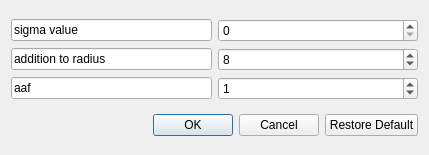
<?xml version="1.0" encoding="UTF-8"?>
<ui version="4.0">
 <class>RemoveAperture</class>
 <widget class="QDialog" name="RemoveAperture">
  <property name="geometry">
   <rect>
    <x>0</x>
    <y>0</y>
    <width>429</width>
    <height>155</height>
   </rect>
  </property>
  <property name="windowTitle">
   <string>Remove Aperture</string>
  </property>
  <layout class="QVBoxLayout" name="verticalLayout">
   <item>
    <layout class="QGridLayout" name="gridLayout">
     <item row="1" column="1">
      <widget class="QSpinBox" name="add_radius">
       <property name="sizePolicy">
        <sizepolicy hsizetype="Expanding" vsizetype="Fixed">
         <horstretch>4</horstretch>
         <verstretch>0</verstretch>
        </sizepolicy>
       </property>
       <property name="prefix">
        <string/>
       </property>
       <property name="minimum">
        <number>0</number>
       </property>
       <property name="maximum">
        <number>10000</number>
       </property>
       <property name="singleStep">
        <number>1</number>
       </property>
       <property name="stepType">
        <enum>QAbstractSpinBox::DefaultStepType</enum>
       </property>
       <property name="value">
        <number>8</number>
       </property>
      </widget>
     </item>
     <item row="1" column="0">
      <widget class="QLineEdit" name="Ytext_2">
       <property name="sizePolicy">
        <sizepolicy hsizetype="Expanding" vsizetype="Fixed">
         <horstretch>4</horstretch>
         <verstretch>1</verstretch>
        </sizepolicy>
       </property>
       <property name="cursor">
        <cursorShape>ArrowCursor</cursorShape>
       </property>
       <property name="text">
        <string>addition to radius </string>
       </property>
       <property name="alignment">
        <set>Qt::AlignLeading|Qt::AlignLeft|Qt::AlignVCenter</set>
       </property>
       <property name="readOnly">
        <bool>true</bool>
       </property>
      </widget>
     </item>
     <item row="2" column="0">
      <widget class="QLineEdit" name="lineEdit">
       <property name="text">
        <string>aaf</string>
       </property>
       <property name="readOnly">
        <bool>true</bool>
       </property>
      </widget>
     </item>
     <item row="2" column="1">
      <widget class="QSpinBox" name="aaf">
       <property name="maximum">
        <number>1000</number>
       </property>
       <property name="value">
        <number>1</number>
       </property>
      </widget>
     </item>
     <item row="0" column="0">
      <widget class="QLineEdit" name="Ytext">
       <property name="sizePolicy">
        <sizepolicy hsizetype="Expanding" vsizetype="Fixed">
         <horstretch>4</horstretch>
         <verstretch>1</verstretch>
        </sizepolicy>
       </property>
       <property name="cursor">
        <cursorShape>ArrowCursor</cursorShape>
       </property>
       <property name="text">
        <string>sigma value </string>
       </property>
       <property name="alignment">
        <set>Qt::AlignLeading|Qt::AlignLeft|Qt::AlignVCenter</set>
       </property>
       <property name="readOnly">
        <bool>true</bool>
       </property>
      </widget>
     </item>
     <item row="0" column="1">
      <widget class="QSpinBox" name="sigma_val">
       <property name="sizePolicy">
        <sizepolicy hsizetype="Expanding" vsizetype="Fixed">
         <horstretch>4</horstretch>
         <verstretch>0</verstretch>
        </sizepolicy>
       </property>
       <property name="prefix">
        <string/>
       </property>
       <property name="minimum">
        <number>0</number>
       </property>
       <property name="maximum">
        <number>10000</number>
       </property>
       <property name="singleStep">
        <number>1</number>
       </property>
       <property name="stepType">
        <enum>QAbstractSpinBox::DefaultStepType</enum>
       </property>
       <property name="value">
        <number>0</number>
       </property>
      </widget>
     </item>
    </layout>
   </item>
   <item>
    <layout class="QHBoxLayout" name="horizontalLayout">
     <item>
      <widget class="QDialogButtonBox" name="buttonBox">
       <property name="standardButtons">
        <set>QDialogButtonBox::Cancel|QDialogButtonBox::Ok</set>
       </property>
      </widget>
     </item>
     <item>
      <widget class="QPushButton" name="restoreButton">
       <property name="text">
        <string>Restore Default</string>
       </property>
      </widget>
     </item>
    </layout>
   </item>
  </layout>
 </widget>
 <resources/>
 <connections>
  <connection>
   <sender>restoreButton</sender>
   <signal>clicked()</signal>
   <receiver>RemoveAperture</receiver>
   <slot>restore_default()</slot>
   <hints>
    <hint type="sourcelabel">
     <x>367</x>
     <y>142</y>
    </hint>
    <hint type="destinationlabel">
     <x>50</x>
     <y>364</y>
    </hint>
   </hints>
  </connection>
  <connection>
   <sender>buttonBox</sender>
   <signal>accepted()</signal>
   <receiver>RemoveAperture</receiver>
   <slot>accept()</slot>
   <hints>
    <hint type="sourcelabel">
     <x>312</x>
     <y>142</y>
    </hint>
    <hint type="destinationlabel">
     <x>426</x>
     <y>199</y>
    </hint>
   </hints>
  </connection>
  <connection>
   <sender>buttonBox</sender>
   <signal>rejected()</signal>
   <receiver>RemoveAperture</receiver>
   <slot>reject()</slot>
   <hints>
    <hint type="sourcelabel">
     <x>312</x>
     <y>142</y>
    </hint>
    <hint type="destinationlabel">
     <x>508</x>
     <y>197</y>
    </hint>
   </hints>
  </connection>
 </connections>
 <slots>
  <slot>restore_default()</slot>
 </slots>
</ui>
